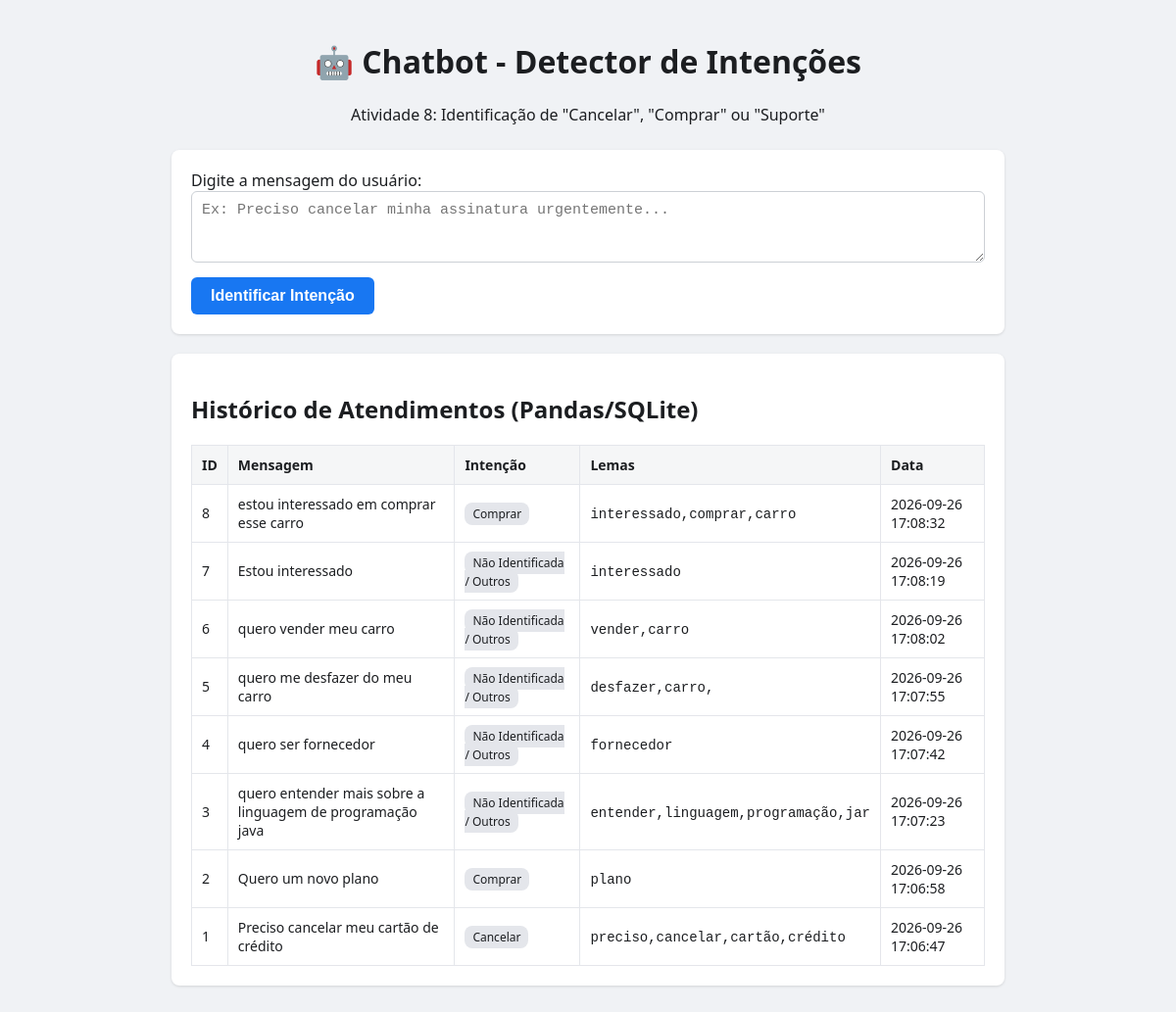
The page / on the database its author committed.
### tables this page shows
CREATE TABLE mensagens (
            id INTEGER PRIMARY KEY AUTOINCREMENT,
            texto TEXT NOT NULL,
            intencao TEXT NOT NULL,
            lemmas TEXT NOT NULL,
            data_criacao TIMESTAMP DEFAULT CURRENT_TIMESTAMP
        );

### controllers/chatbot_controller.py (the view, shortened to what this page needs)
@chatbot_bp.route('/', methods=['GET', 'POST'])
def index():
    resultado = None
    df_historico = obter_historico_df()
    historico = df_historico.to_dict(orient='records')
    return render_template('index.html', resultado=resultado, historico=historico)

### models/database.py (called while the page is built)
def obter_historico_df():
    conn = sqlite3.connect(DB_NAME)
    df = pd.read_sql_query("SELECT id, texto, intencao, lemmas, data_criacao FROM mensagens ORDER BY id DESC", conn)
    conn.close()
    return df

### templates/index.html (shortened to what this page needs)
<!DOCTYPE html>
<html lang="pt-br">
<head>
    <link rel="stylesheet" href="{{ url_for('static', filename='css/style.css') }}">
</head>
<body>
    <div class="container">
        <header>
            <h1>🤖 Chatbot - Detector de Intenções</h1>
            <p>Atividade 8: Identificação de "Cancelar", "Comprar" ou "Suporte"</p>
        </header>
        <section class="card">
            <form method="POST">
                <label for="texto">Digite a mensagem do usuário:</label>
                <textarea id="texto" name="texto" rows="3" placeholder="Ex: Preciso cancelar minha assinatura urgentemente..." required></textarea>
                <button type="submit">Identificar Intenção</button>
            </form>
        </section>
        <section class="card">
            <h2>Histórico de Atendimentos (Pandas/SQLite)</h2>
            <table>
                <thead>
                    <tr>
                        <th>ID</th>
                        <th>Mensagem</th>
                        <th>Intenção</th>
                        <th>Lemas</th>
                        <th>Data</th>
                    </tr>
                </thead>
                <tbody>
                    {% for item in historico %}
                    <tr>
                        <td>{{ item.id }}</td>
                        <td>{{ item.texto }}</td>
                        <td><span class="badge-small">{{ item.intencao }}</span></td>
                        <td><code>{{ item.lemmas }}</code></td>
                        <td>{{ item.data_criacao }}</td>
                    </tr>
                    {% endfor %}
                </tbody>
            </table>
        </section>
    </div>
</body>
</html>

### static/css/style.css (style rules this page uses)
body { font-family: 'Segoe UI', Arial, sans-serif; background-color: #f0f2f5; margin: 0; padding: 20px; color: #1c1e21; }
.container { max-width: 850px; margin: 0 auto; }
header { text-align: center; margin-bottom: 25px; }
.card { background: white; padding: 20px; border-radius: 8px; box-shadow: 0 1px 3px rgba(0,0,0,0.12); margin-bottom: 20px; }
textarea { width: 100%; box-sizing: border-box; padding: 10px; border: 1px solid #ccd0d5; border-radius: 6px; font-size: 15px; }
button { background-color: #1877f2; color: white; border: none; padding: 10px 20px; border-radius: 6px; cursor: pointer; font-size: 16px; margin-top: 10px; font-weight: bold; }
.badge-small { background: #e4e6eb; padding: 3px 8px; border-radius: 8px; font-size: 12px; }
table { width: 100%; border-collapse: collapse; margin-top: 10px; }
th, td { border: 1px solid #e4e6eb; padding: 10px; text-align: left; font-size: 14px; }
th { background-color: #f5f6f7; }

### rows shown on the page
mensagens: id "8", texto "estou interessado em comprar esse carro", intencao "Comprar", lemmas "interessado,comprar,carro", data_criacao "2026-09-26 17:08:32"
mensagens: id "7", texto "Estou interessado", intencao "Não Identificada / Outros", lemmas "interessado", data_criacao "2026-09-26 17:08:19"
mensagens: id "6", texto "quero vender meu carro", intencao "Não Identificada / Outros", lemmas "vender,carro", data_criacao "2026-09-26 17:08:02"
mensagens: id "5", texto "quero me desfazer do meu carro", intencao "Não Identificada / Outros", lemmas "desfazer,carro,", data_criacao "2026-09-26 17:07:55"
mensagens: id "4", texto "quero ser fornecedor", intencao "Não Identificada / Outros", lemmas "fornecedor", data_criacao "2026-09-26 17:07:42"
mensagens: id "3", texto "quero entender mais sobre a linguagem de programação java", intencao "Não Identificada / Outros", lemmas "entender,linguagem,programação,jar", data_criacao "2026-09-26 17:07:23"
mensagens: id "2", texto "Quero um novo plano", intencao "Comprar", lemmas "plano", data_criacao "2026-09-26 17:06:58"
mensagens: id "1", texto "Preciso cancelar meu cartão de crédito", intencao "Cancelar", lemmas "preciso,cancelar,cartão,crédito", data_criacao "2026-09-26 17:06:47"
